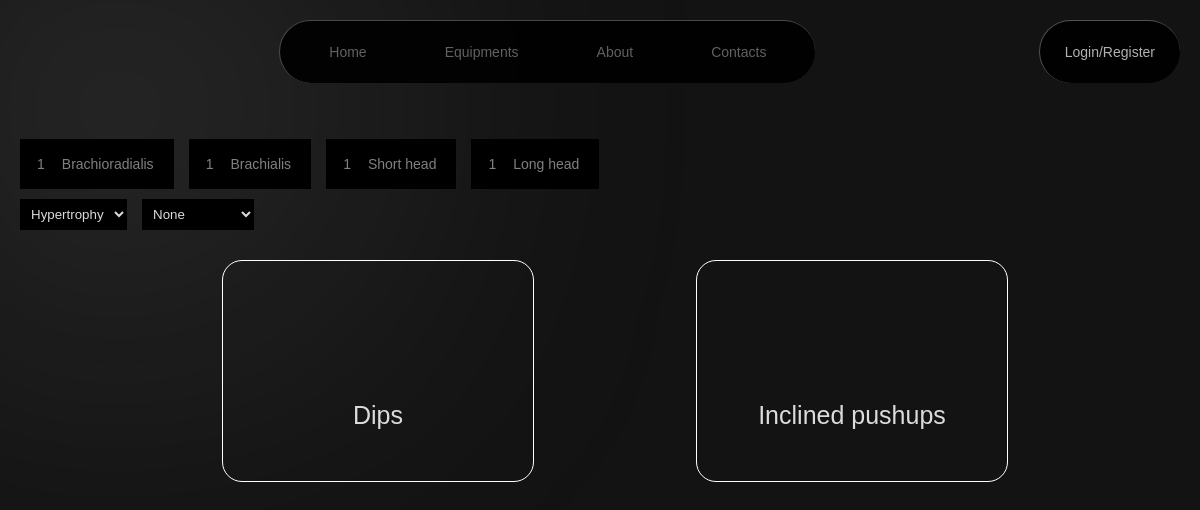
Before: /submuscles/2/2/ with the older database file.
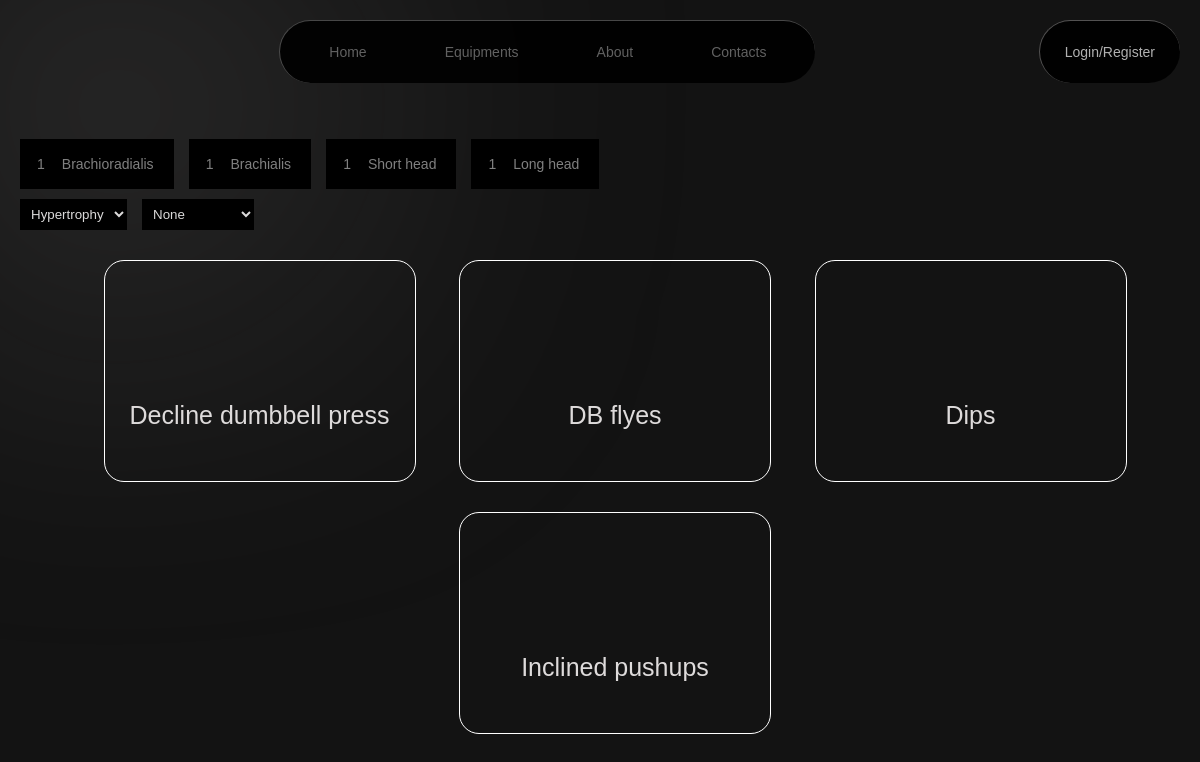
After: the same page with the newer database file.
### api/models.py (models this page shows, shortened)
class SubMuscle(models.Model):
    name = models.CharField(max_length = 30)
    muscle = models.ForeignKey(MuscleGroup, on_delete=models.CASCADE, null= True)
    def __str__(self):
        return self.name

class Workout(models.Model):
    class DifficultyChoices(models.TextChoices):
        EASY = 'easy', 'easy'
        MEDIUM = 'medium', 'medium'
        HARD = 'hard', 'hard'
    class TypeChoices(models.TextChoices):
        ISOLATED = 'isolated','isolated'
        COMPOUND = 'compound', 'compound'
    name = models.CharField(max_length = 50)
    difficulty = models.PositiveSmallIntegerField(
        validators = [MinValueValidator(0), MaxValueValidator(2)]
    )
    description = models.TextField(max_length = 500)
    equipment = models.ManyToManyField(Equipment, related_name = "workouts")
    muscle = models.ManyToManyField(MuscleGroup, related_name = "workouts")
    sub_muscle = models.ManyToManyField(SubMuscle, related_name = 'workouts')
    type = models.CharField(choices = TypeChoices)
    strength_score = models.PositiveSmallIntegerField(
        validators = [MinValueValidator(0), MaxValueValidator(10)]
    )
    hypertrophy_score = models.PositiveSmallIntegerField(
        validators = [MinValueValidator(0), MaxValueValidator(10)]
    )
    endurance_score = models.PositiveSmallIntegerField(
        validators = [MinValueValidator(0), MaxValueValidator(10)]
    )

### api/views.py (the view, shortened to what this page needs)
# urls.py: path("submuscles/<int:muscle_id>/<int:current>/", views.available_workouts_for_submuscle, name="available_workouts_submuscle"),
@csrf_protect
def available_workouts_for_submuscle(request, muscle_id, current = 0):
    ids = request.session.get("equipment_ids", -1)
    if(ids == -1):
        ids = Workout.objects.all().values_list("id", flat = True)
    submuscles = SubMuscle.objects.filter(muscle__id = muscle_id)
    if current!=0:
        submuscle = SubMuscle.objects.get(id = current)
        active = submuscle.id
        workouts = Workout.objects.filter(equipment__id__in = ids, sub_muscle = submuscle).distinct()
    else:
        workouts = Workout.objects.filter(equipment__id__in = ids, sub_muscle = submuscles[0]).distinct()
        active = submuscles[0].id
    ids = Workout.objects.filter(equipment__id__in = ids).values_list("id", flat = True)
    context = {"ids":ids, "muscle_id":muscle_id, "submuscles":submuscles, "workouts_selected":workouts.order_by("-hypertrophy_score"), "active":active, "current":current}
    context["select"] = 0
    context["diff"] = 0
    return render(request, "api/available_workouts_submuscle.html", context)

### api/templatetags/custom_tags.py (called while the page is built)
@register.simple_tag
def get_workout_counts_submuscle(ids, submuscle):
    return len(submuscle.workouts.filter(id__in = ids))

### api/templates/api/available_workouts_submuscle.html (shortened to what this page needs)
{% extends "main.html" %}
{% block content %}
{% load static %}
{% load custom_tags %}
        <link rel="stylesheet" href="{% static 'api/available_workout_submuscle.css' %}">
        <div id="muscle_container">
            {% for submuscle in submuscles %}
            <div id ="{% if submuscle.id == active %}active{% else %} {% endif %}" onclick="window.location.href=`{% url 'available_workouts_submuscle' muscle_id submuscle.id %}`" class="submuscle_card">
            <div class="submuscle_count">
                {% get_workout_counts_submuscle ids submuscle %}
            </div>
            <div class="submuscle_name">{{submuscle}}</div>
            </div>
            {% endfor %}
        </div>
    <form method="post" action="/submuscles/{{muscle_id}}/{{current}}/" id="sort_form">
        <select id="goal" name="option">
            <option value="0" class="goal_item" {% if select == '0' %}selected{% endif %}>Hypertrophy</option>
        </select>
        <select id="difficulty" name="difficulty">
            <option value="none" class="diff" {% if diff == 0 %}selected{% endif %}>
                None
            </option>
        </select>
    </form>
        <div id="workout_container">
            {% for workout in workouts_selected %}
            <div onclick="window.location.href=`{% url 'workout_page' workout.id %}`" class="workout_cards">
                <center>
                <div class="workout_name">{{workout.name}}</div>
                </center>
            </div>
            {% endfor %}
        </div>
{% endblock %}

Changed rows visible on the page:
added Workout: name "Decline dumbbell press"
added Workout: name "DB flyes"
